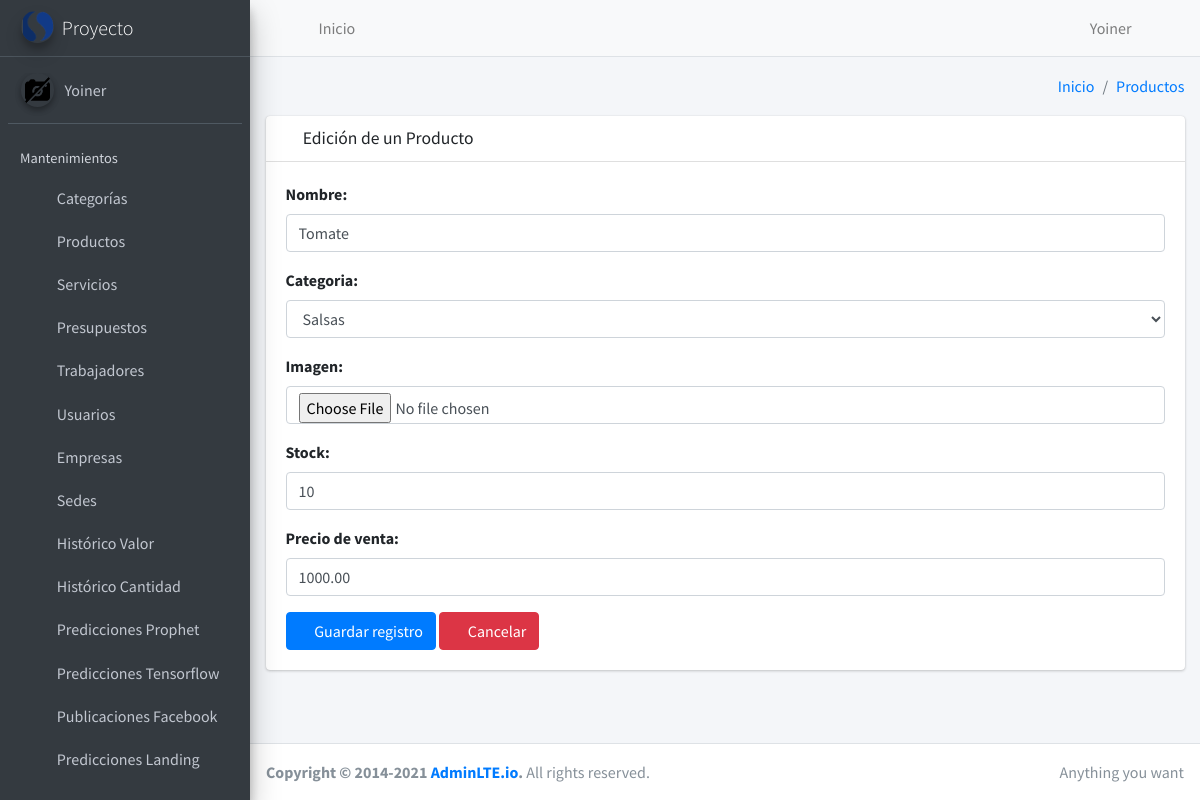
Screenshot of /crm/producto/update/1/ (signed in) with the database file from the repository.
### core/user/models.py (models this page shows, shortened)
class User(AbstractUser):
    email=models.EmailField(unique=True,verbose_name="Email")
    image = models.ImageField(upload_to='users/%Y/%m/',null=True, blank=True, verbose_name="Imagen")
    sede=models.ForeignKey(Sede,on_delete=models.PROTECT,null=True,blank=True)
    empresa=models.ForeignKey(Empresa,on_delete=models.PROTECT,null=True,blank=True)
    def get_image(self):
        if self.image:
            return f'/{MEDIA_URL}{self.image}' if not "WEBSITE_HOSTNAME" in os.environ else f'{STATIC_URL_AZURE}/{MEDIA_URL}{self.image}'
        return f'{STATIC_URL}media/img/empty.png' if not "WEBSITE_HOSTNAME" in os.environ else f'{STATIC_URL_AZURE}{STATIC_URL}media/img/empty.png'

### core/crm/models.py (models this page shows, shortened)
class Producto(BaseModel):
    nombre = models.CharField(max_length=150, verbose_name='Nombre')
    categoria = models.ForeignKey(Categoria, on_delete=models.CASCADE,verbose_name='Categoria')
    imagen = models.ImageField(upload_to='product/%Y/%m/%d', null=True, blank=True,verbose_name='Imagen')
    stock=models.IntegerField(default=0, verbose_name='Stock')
    precio = models.DecimalField(default=0.00, max_digits=9, decimal_places=2,verbose_name='Precio de venta')
    class Meta:
        verbose_name = 'Producto'
        verbose_name_plural = 'Productos'
        ordering = ['id']

### core/crm/views/producto/views.py (the view, shortened to what this page needs)
# urls.py: path('producto/update/<int:pk>/', ProductoUpdateView.as_view(), name='producto_update'),
class ProductoUpdateView(LoginRequiredMixin, ValidatePermissionRequiredMixin, UpdateView):
    model = Producto
    form_class = ProductoForm
    template_name = 'producto/create.html'
    success_url = reverse_lazy('crm:producto_list')
    permission_required = 'crm.change_producto'
    url_redirect = success_url
    def dispatch(self, request, *args, **kwargs):
        if not request.user.groups.filter(Q(name="administrador")).exists():
          self.object=get_object_or_404(Producto,id=self.get_object().id,categoria__empresa=request.user.empresa)
        return super().dispatch(request, *args, **kwargs)
    def get_context_data(self, **kwargs):
        context = super().get_context_data(**kwargs)
        context['title'] = 'Edición de un Producto'
        context['entity'] = 'Productos'
        context['list_url'] = self.success_url
        context['action'] = 'edit'
        return context

### core/crm/forms.py (shortened to what this page needs)
class ProductoForm(ModelForm):
    def __init__(self, *args, **kwargs):
        user=get_current_user()
        super().__init__(*args, **kwargs)
        self.fields['nombre'].widget.attrs['autofocus'] = True
        if user.groups.filter(Q(name="empresa")).exists():
          self.fields['categoria'].queryset = Categoria.objects.filter(empresa=user.empresa)
    class Meta:
        model = Producto
        fields = '__all__'
        widgets = {
            'nombre': TextInput(
                attrs={
                    'placeholder': 'Ingrese un nombre',
                }
            ),
        }
        exclude=['user_creation','user_updated']

### core/crm/mixins.py (called while the page is built)
    def get_perms(self):
        if isinstance(self.permission_required, str):
            perms= (self.permission_required,)
        else:
            perms= self.permission_required
        return perms

    def dispatch(self, request, *args, **kwargs):
        if request.user.has_perms(self.get_perms()):
            return super().dispatch(request, *args, **kwargs)
        messages.error(request, 'No tiene permiso para ingresar a este modulo')
        return HttpResponseRedirect(self.get_url_redirect())

### core/crm/models.py (called while the page is built)
    def __str__(self):
        return f'{self.nombre}'

### core/crm/templates/producto/create.html
{% extends 'form.html' %}

### templates/form.html (shortened to what this page needs)
{% extends 'layout.html' %} {% load widget_tweaks %} {% block content %}
<form method="post" enctype="multipart/form-data">
  <div class="card card-default">
    <div class="card-header">
      <h3 class="card-title">
         {% if action == 'add' %}
        <i class="fas fa-plus"></i>
        {% else %}
        <i class="fas fa-edit"></i>
        {% endif %} {{title}}
      </h3>
    </div>
    <div class="card-body">
      {% for field in form.visible_fields %}
      <div class="form-group">
        <label for="">{{field.label}}:</label>
        {{field|add_class:'form-control'|attr:'autocomplete:off'|attr:'autofocus'}}
      </div>
      {% endfor %}
      <div class="cad-footer">
        <button type="submit" class="btn btn-primary" id="btnTest">
          <i class="fas fa-save"></i>
          Guardar registro
        </button>
        <a href="{{ list_url }}" class="btn btn-danger">
                    <i class="fas fa-times"></i> Cancelar
                </a>
      </div>
    </div>
  </div>
</form>
{% endblock content %}

### templates/vtc/header.html
<nav class="main-header navbar navbar-expand navbar-light">
    <ul class="navbar-nav">
        <li class="nav-item">
            <a class="nav-link" id="btn-collapse" data-widget="pushmenu-old" href="#" role="button"><i class="fas fa-bars"></i></a>
        </li>
        <li class="nav-item d-none d-sm-inline-block">
            <a href="/crm/dashboard/" class="nav-link">Inicio</a>
        </li>
    </ul>
    <ul class="navbar-nav ml-auto">
        <li class="nav-item">
            <a class="nav-link" href="#">
                <i class="fas fa-user"></i> {{request.user.username|title}}
            </a>
        </li>
        <li class="nav-item">
            <a class="nav-link" href="{% url 'logout' %}">
                <i class="fas fa-power-off" aria-hidden="true"></i>
            </a>
        </li>
    </ul>
</nav>

### templates/vtc/sidebar.html
{% load static %}
<aside class="main-sidebar sidebar-dark-gray elevation-4">
    <a href="{% url "crm:dashboard" %}" class="brand-link">
        <img src="{% static 'media/img/logo.png' %}"
             alt="Logo"
             class="brand-image img-circle elevation-3"
             style="opacity: .8">
        <span class="brand-text font-weight-light">Proyecto</span>
    </a>
    <div class="sidebar">
        <div class="user-panel mt-3 pb-3 mb-3 d-flex">
            <div class="image">
                <img src="{{user.get_image}}" class="img-circle elevation-2" alt="User Image">
            </div>
            <div class="info">
                <a href="#" class="d-block"> {% if user.is_authenticated %}
                  {{request.user.username|title}}
                  {% else %}
                  Sin iniciar sesión
                  {% endif %}
                  </a>
            </div>
        </div>
        <nav class="mt-2">
            <ul class="nav nav-pills nav-sidebar flex-column" data-widget="treeview" role="menu" data-accordion="false">
                <li class="nav-header">Mantenimientos</li>
                <li class="nav-item">
                    <a href="{% url 'crm:categoria_list' %}" class="nav-link">
                        <i class="nav-icon fas fa-truck-loading"></i>
                        <p>
                            Categorías
                        </p>
                    </a>
                </li>
                <li class="nav-item">
                    <a href="{% url "crm:producto_list" %}" class="nav-link">
                        <i class="nav-icon fas fa-boxes"></i>
                        <p>
                            Productos
                        </p>
                    </a>
                </li>
                <li class="nav-item">
                    <a href="{% url "crm:servicio_list" %}" class="nav-link">
                        <i class="nav-icon fas fa-truck-loading"></i>
                        <p>
                            Servicios
                        </p>
                    </a>
                </li>
                <li class="nav-item">
                    <a href="{% url "crm:presupuesto_list" %}" class="nav-link">
                        <i class="nav-icon fas fa-dollar-sign"></i>
                        <p>
                            Presupuestos
                        </p>
                    </a>
                </li>
                <li class="nav-item">
                    <a href="{% url "crm:trabajador_list" %}" class="nav-link">
                        <i class="nav-icon fas fa-users"></i>
                        <p>
                            Trabajadores
                        </p>
                    </a>
                </li>
                <li class="nav-item">
                    <a href="{% url "user:user_list" %}" class="nav-link">
                        <i class="nav-icon fas fa-user"></i>
                        <p>
                            Usuarios
                        </p>
                    </a>
                </li>
                <li class="nav-item">
                    <a href="{% url "crm:empresa_list" %}" class="nav-link">
                        <i class="nav-icon fas fa-building"></i>
                        <p>
                            Empresas
                        </p>
                    </a>
                </li>
                <li class="nav-item">
                    <a href="{% url "crm:sede_list" %}" class="nav-link">
                        <i class="nav-icon fas fa-home"></i>
                        <p>
                            Sedes
                        </p>
                    </a>
                </li>
                <li class="nav-item">
                    <a href="{% url "predictions:prediction_value" %}" class="nav-link">
                        <i class="nav-icon fas fa-history"></i>
                        <p>
                            Histórico Valor
                        </p>
                    </a>
                </li>
                <li class="nav-item">
                    <a href="{% url "predictions:prediction_quantity" %}" class="nav-link">
                        <i class="nav-icon fas fa-camera"></i>
                        <p>
                            Histórico Cantidad
                        </p>
                    </a>
                </li>
                <li class="nav-item">
                    <a href="{% url "predictions:predictions_view" %}" class="nav-link">
                        <i class="nav-icon fas fa-magic"></i>
                        <p>
                            Predicciones Prophet
                        </p>
                    </a>
                </li>
                <li class="nav-item">
                    <a href="{% url "predictions:predictions_view_thirty" %}" class="nav-link">
                        <i class="nav-icon fas fa-list"></i>
                        <p>
                            Predicciones Tensorflow
                        </p>
                    </a>
                </li>
                <li class="nav-item">
                    <a href="{% url "predictions:prediction_publication_facebook" %}" class="nav-link">
                        <i class="nav-icon fas fa-bell"></i>
                        <p>
                            Publicaciones Facebook
                        </p>
                    </a>
                </li>
                <li class="nav-item">
                    <a href="{% url "predictions:predictions_landing" %}" class="nav-link">
                        <i class="nav-icon fas fa-star"></i>
                        <p>
                            Predicciones Landing
                        </p>
                    </a>
                </li>
            </ul>
        </nav>
    </div>
</aside>

### rows the page displays
User: user.username "Yoiner"
Producto: visible_fields "Tomate" "Salsas" "10" "1000.00"

### other values shown
{{ entity }} "Productos"
{{ title }} "Edición de un Producto"
{{ field.label }} "Nombre" "Categoria" "Imagen" "Stock" "Precio de venta"
